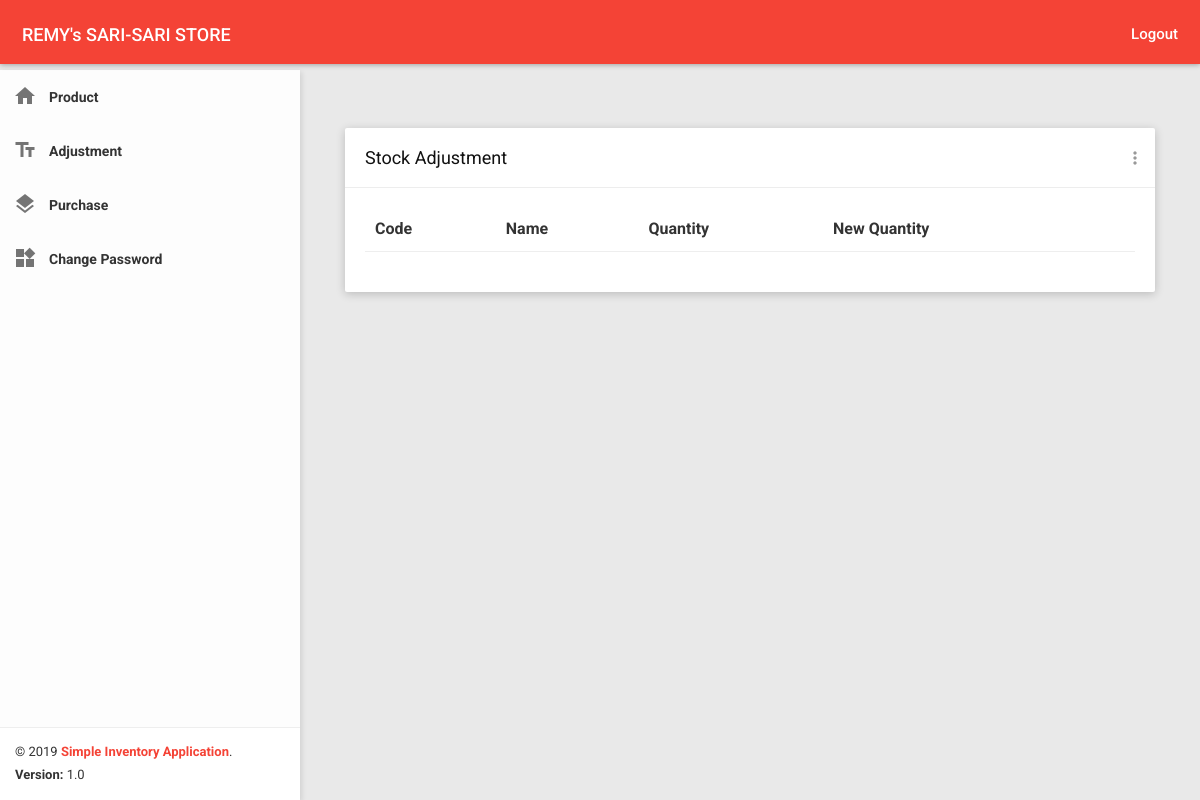
The page /adjustment (signed in) on the database as committed earlier.
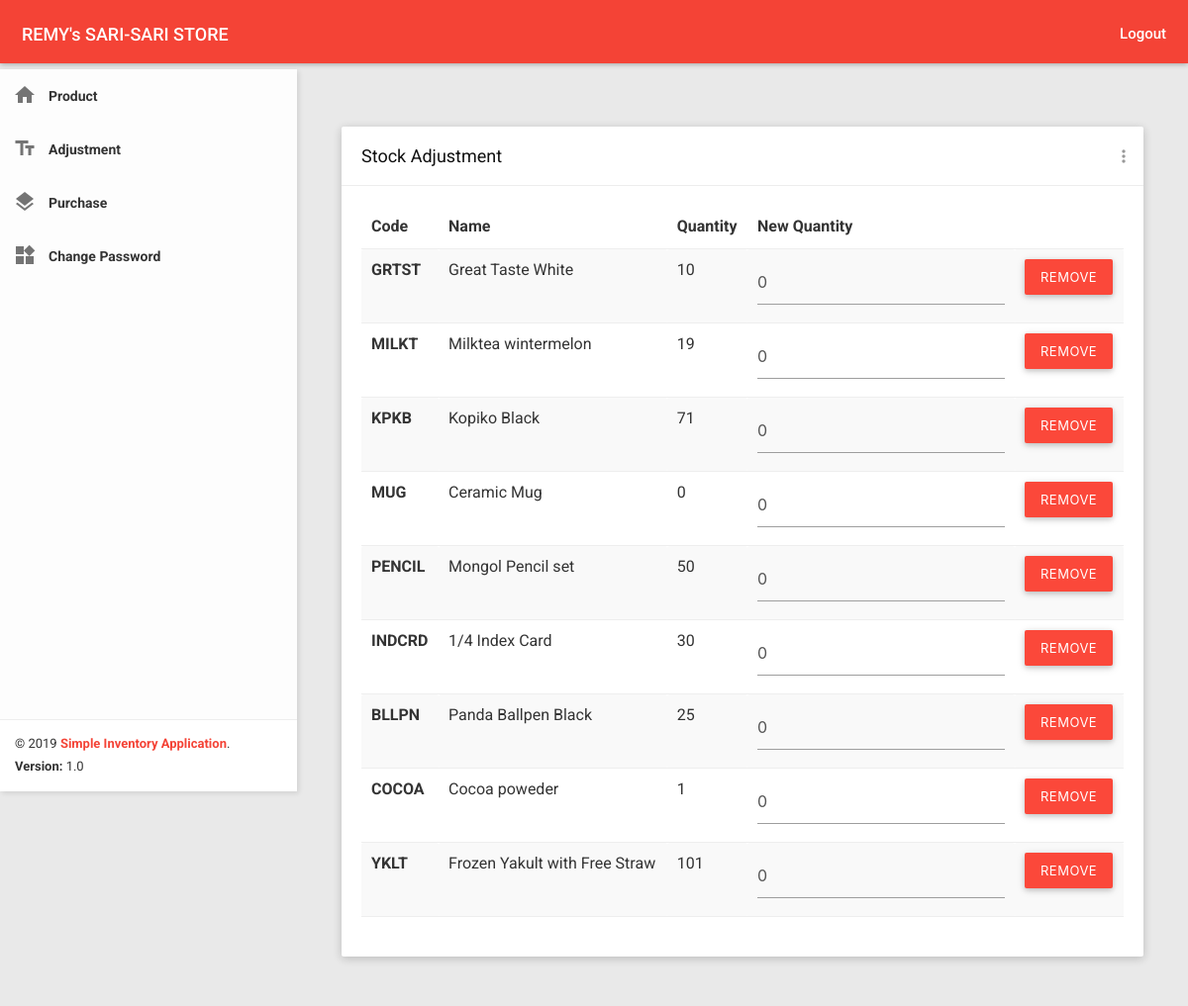
The same page on the database as committed later.
### app.py (models this page shows, shortened)
class AdjustmentHeader(db.Model):
    __tablename__ = 'adjustment_header'
    id = db.Column(db.Integer, primary_key=True)
    description = db.Column(db.String(30))
    adjustment_details = db.relationship('AdjustmentDetail', backref='adjustment_reference')

class AdjustmentDetail(db.Model):
    __tablename__ = 'adjustment_detail'
    id = db.Column(db.Integer, primary_key=True)
    quantity_adjust = db.Column(db.Integer)
    adjustment_header_id = db.Column(db.Integer, db.ForeignKey('adjustment_header.id'))
    product_id = db.Column(db.Integer, db.ForeignKey('product.id'))

class Product(db.Model):
    __tablename__ = 'product'
    id = db.Column(db.Integer, primary_key=True)
    code = db.Column(db.String(30), unique=True)
    name = db.Column(db.String(50))
    quantity = db.Column(db.Integer)
    created_at = db.Column(db.DateTime, default=datetime.utcnow)
    updated_at = db.Column(db.DateTime, default=datetime.utcnow)
    adjustment_line = db.relationship('AdjustmentDetail',backref='adjustment_detail')
    purchase_line = db.relationship('PurchaseDetail',backref='purchase_detail')

### app.py (the view, shortened to what this page needs)
@app.route('/adjustment', methods=['POST','GET'])
@login_required
def adjustment():
    adjustment_header = AdjustmentHeader.query.filter_by(id=1).first_or_404()
    if request.method == 'GET':
        return render_template('adjustment.html',
            adjustment_header=adjustment_header,
            message='',
            css_class=''
        )

### app.py (called while the page is built)
@login_manager.user_loader
def load_user(user_id):
    return User.query.get(int(user_id))

### templates/adjustment.html (shortened to what this page needs)
﻿{% extends 'base.html' %}
{% block customcss %}
    <link href="../static/all-themes.css" rel="stylesheet">
{% endblock %}
{% set bodyclass = 'theme-red' %}
{% block content %}
    {% include './includes/nav.html' %}
    <section class="content">
        <div class="container-fluid">
            <form method='POST'>
            <div class="row clearfix">
                <div class="col-lg-12 col-md-12 col-sm-12 col-xs-12">
                    <div class="card">
                        <div class="header">
                            <h2> {{ adjustment_header.description }} </h2>
                            <ul class="header-dropdown m-r--5">
                                <li class="dropdown">
                                    <a href="javascript:void(0);" class="dropdown-toggle" data-toggle="dropdown" role="button" aria-haspopup="true" aria-expanded="false">
                                        <i class="material-icons">more_vert</i>
                                    </a>
                                </li>
                            </ul>
                        </div>
                        <div class="body table-responsive">
                            <table class="table table-striped">
                                <thead>
                                    <tr>
                                        <th>Code</th>
                                        <th>Name</th>
                                        <th>Quantity</th>
                                        <th>New Quantity</th>
                                        <th></th>
                                    </tr>
                                </thead>
                                <tbody>
                                    {% for adjustment_detail in adjustment_header.adjustment_details[:] %}
                                        <tr>
                                            <th scope="row">{{ adjustment_detail.adjustment_detail.code }}</th>
                                            <td>{{ adjustment_detail.adjustment_detail.name }}</td>
                                            <td>{{ adjustment_detail.adjustment_detail.quantity }}</td>
                                            <td>
                                                <input type="number" name="{{ adjustment_detail.id }}" class="form-control" value="{{ adjustment_detail.quantity_adjust }}">
                                            </td>
                                            <td>
                                                <button type="submit" class="btn btn-danger waves-effect" name="submit_type" value="DEL-{{ adjustment_detail.id }}">Remove</button>
                                            </td>
                                        </tr>
                                    {% endfor %}
                                </tbody>
                            </table>
                        </div>
                    </div>
                </div>
            </div>
            </form>
        </div>
    </section>
{% endblock %}

### templates/base.html (shortened to what this page needs)
<!DOCTYPE html>
<html>
<head>
    <link href="../static/bootstrap.css" rel="stylesheet">
    <link href="../static/waves.css" rel="stylesheet" />
    <link href="../static/animate.css" rel="stylesheet" />
    <link href="../static/sweetalert.css" rel="stylesheet" />
    <link href="../static/style.css" rel="stylesheet">
    {% block customcss %} {% endblock %}
</head>
<body class="{{ bodyclass }}">
    {% block content %} {% endblock %}
</body>
</html>

### templates/includes/nav.html (shortened to what this page needs)
    <nav class="navbar">
        <div class="container-fluid">
            <div class="navbar-header">
                <a class="navbar-brand" href="/"><strong>REMY's SARI-SARI STORE</strong></a>
            </div>
            <div class="collapse navbar-collapse" id="navbar-collapse">
                <ul class="nav navbar-nav navbar-right">
                    <li><a href="/logout" class="js-search" data-close="true"><strong>Logout</strong></a></li>
                </ul>
            </div>
        </div>
    </nav>
    <section>
        <aside id="leftsidebar" class="sidebar">
            <div class="menu">
                <ul class="list">
                    <li>
                        <a href="/products">
                            <i class="material-icons">home</i>
                            <span>Product</span>
                        </a>
                    </li>
                    <li>
                        <a href="/adjustment">
                            <i class="material-icons">text_fields</i>
                            <span>Adjustment</span>
                        </a>
                    </li>
                    <li>
                        <a href="/purchase">
                            <i class="material-icons">layers</i>
                            <span>Purchase</span>
                        </a>
                    </li>
                    <li>
                        <a href="/changepassword">
                            <i class="material-icons">widgets</i>
                            <span>Change Password</span>
                        </a>
                    </li>
                </ul>
            </div>
            <div class="legal">
                <div class="copyright">
                    &copy; 2019 <a href="javascript:void(0);">Simple Inventory Application</a>.
                </div>
                <div class="version">
                    <b>Version: </b> 1.0
                </div>
            </div>
        </aside>
    </section>

### static/waves.css (style rules this page uses)
.waves-effect { position: relative; cursor: pointer; display: inline-block; overflow: hidden; -webkit-user-select: none; -moz-user-select: none; -ms-user-select: none; user-select: none; -webkit-tap-highlight-color: transparent; }
.waves-block { display: block; }

### static/all-themes.css (style rules this page uses)
.theme-red .navbar-brand { color: #fff; }
.theme-red .nav > li > a { color: #fff; }
.theme-red .sidebar .legal { background-color: #fff; }
.theme-red .sidebar .legal .copyright a { color: #F44336 !important; }

Rows that differ between the two databases and show on the page:
added AdjustmentDetail: adjustment_detail.code "GRTST", adjustment_detail.name "Great Taste White", adjustment_detail.quantity "10", quantity_adjust "0"
added AdjustmentDetail: adjustment_detail.code "MILKT", adjustment_detail.name "Milktea wintermelon", adjustment_detail.quantity "19", quantity_adjust "0"
added AdjustmentDetail: adjustment_detail.code "KPKB", adjustment_detail.name "Kopiko Black", adjustment_detail.quantity "71", quantity_adjust "0"
added AdjustmentDetail: adjustment_detail.code "MUG", adjustment_detail.name "Ceramic Mug", adjustment_detail.quantity "0", quantity_adjust "0"
added AdjustmentDetail: adjustment_detail.code "PENCIL", adjustment_detail.name "Mongol Pencil set", adjustment_detail.quantity "50", quantity_adjust "0"
added AdjustmentDetail: adjustment_detail.code "INDCRD", adjustment_detail.name "1/4 Index Card", adjustment_detail.quantity "30", quantity_adjust "0"
added AdjustmentDetail: adjustment_detail.code "BLLPN", adjustment_detail.name "Panda Ballpen Black", adjustment_detail.quantity "25", quantity_adjust "0"
added AdjustmentDetail: adjustment_detail.code "COCOA", adjustment_detail.name "Cocoa poweder", adjustment_detail.quantity "1", quantity_adjust "0"
added AdjustmentDetail: adjustment_detail.code "YKLT", adjustment_detail.name "Frozen Yakult with Free Straw", adjustment_detail.quantity "101", quantity_adjust "0"
